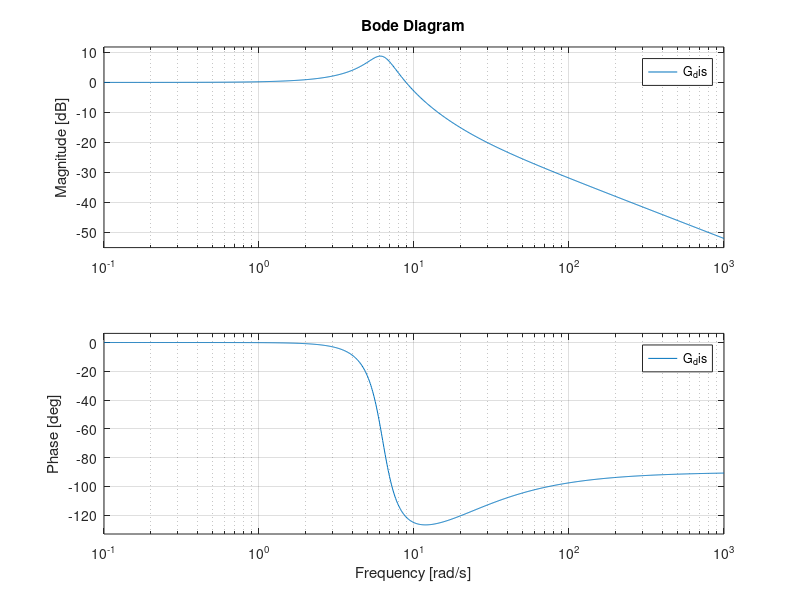

Recreate this plot in MATLAB. (Note: this script raises an error after producing the figure.)
%% Task 1.1

s = tf('s');

damping_opt = 1;
excitation_opt = 2;
m_p = 0.16;
%c_p = 0.4; % underdamped
%c_p = 0; % no damping
k_p = 6.32;

switch(damping_opt)
    case 1
        c_p = 0.4;
    case 2
        c_p = 2*sqrt(k_p*m_p);
    case 3
        c_p = 2*2*sqrt(k_p*m_p);
end


zeta = c_p/(2*sqrt(k_p*m_p));
omega_n =  sqrt(k_p/m_p);


G_dis = (2*zeta*omega_n*s+omega_n^2)/(s^2 + 2*zeta*omega_n*s+omega_n^2);
figure(1);
bode(G_dis)
grid on
figure(2);

switch(excitation_opt)
    case 1
        use_step = 1;
        sim damped_sys1
    case 2
        use_step = 0;
        sim damped_sys1
    case 3
        % TODO implement track excitation
end

plot(z_p.Time,z_p.Data,'Color','r','LineWidth',1.5,'DisplayName','Output');
hold on
plot(ref.Time,ref.Data,'Color','k','LineWidth',1.1,'DisplayName','Input');
legend('show','Location','NorthEast');
xlabel('Time [sec]');
ylabel('Displacement [m]');
grid on;

